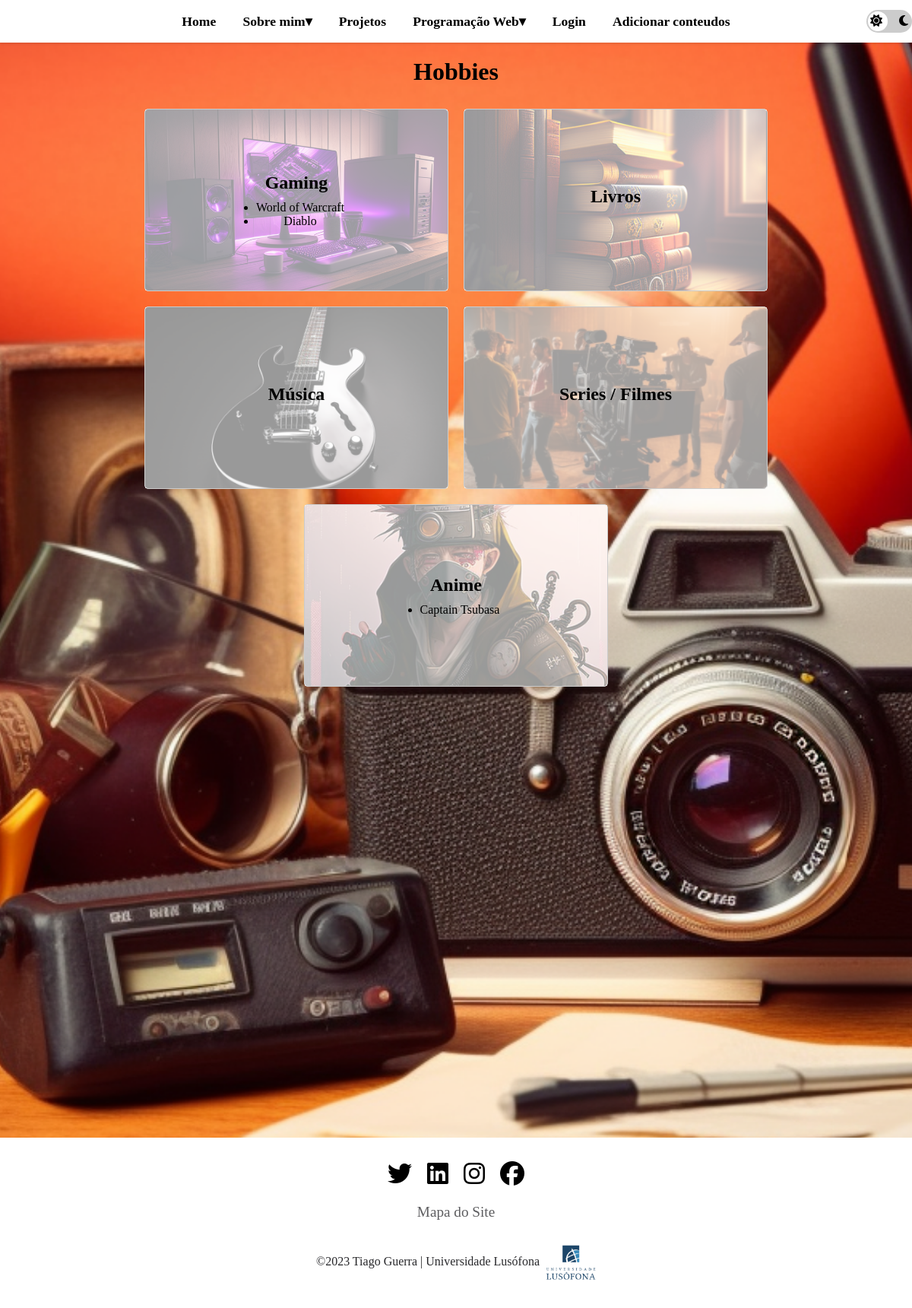
Before: /hobbies with the older database file.
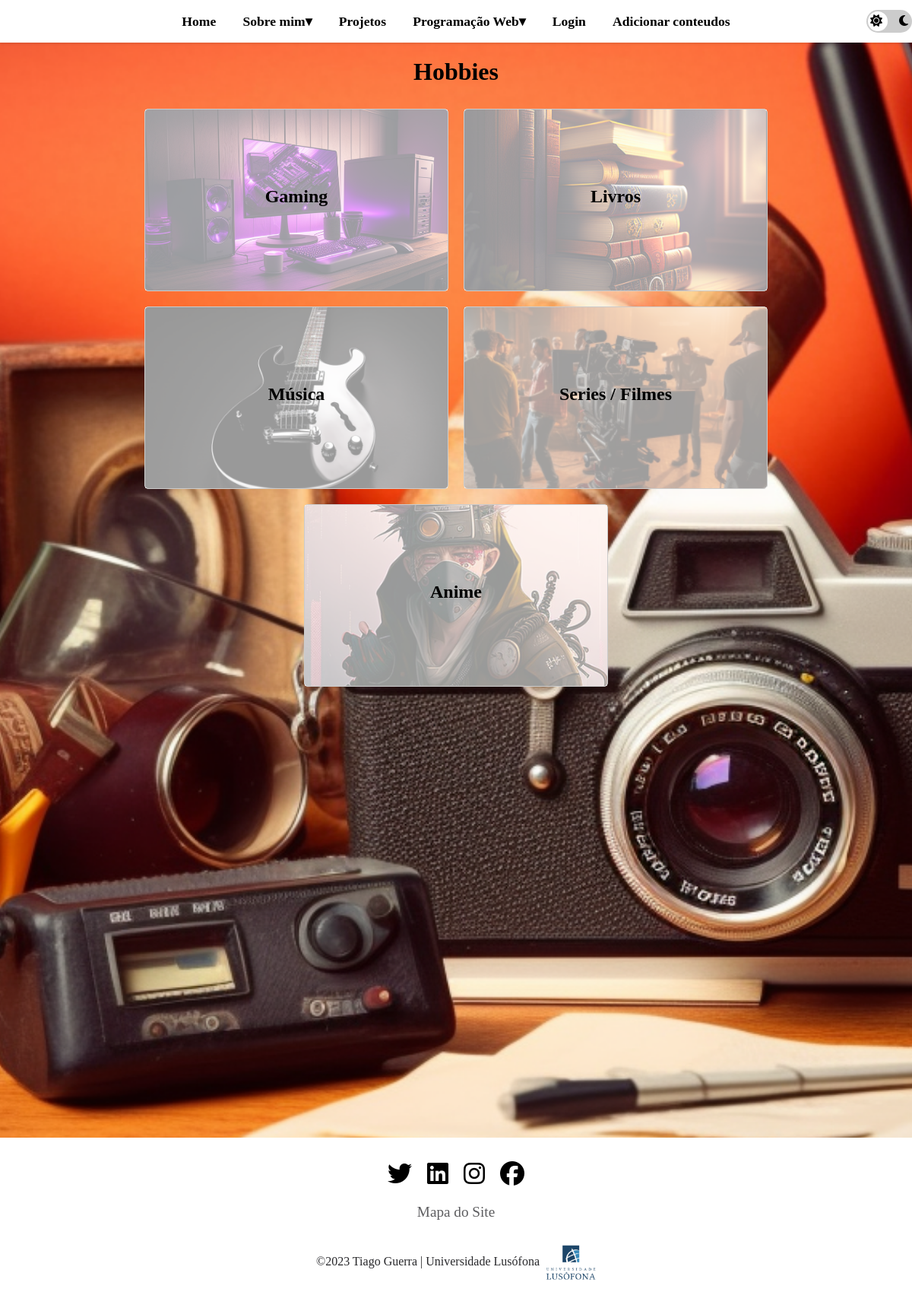
After: the same page with the newer database file.
### portfolio/models.py (models this page shows, shortened)
class Hobby(models.Model):
    GAMING = 'GAMING'
    LIVRO = 'LIVROS'
    AUDIO = 'AUDIO'
    TV = 'TV'
    ANIME = 'ANIME'
    TIPO_HOBBY = [
        (GAMING, 'GAMING'),
        (LIVRO, 'LIVROS'),
        (AUDIO, 'AUDIO'),
        (TV, 'TV'),
        (ANIME, 'ANIME')
    ]
    categoria = models.CharField(
        max_length=15,
        choices=TIPO_HOBBY,
        default=ANIME,
        blank=True
    )
    descricao = models.CharField(max_length=100, blank=True)

### portfolio/views.py (the view)
# urls.py: path('hobbies', views.hobbies_page_view, name='hobbies'),
def hobbies_page_view(request):
    listaGaming = Hobby.objects.all().filter(categoria='GAMING')
    listaLivros = Hobby.objects.all().filter(categoria='LIVROS')
    listaMusicas = Hobby.objects.all().filter(categoria='AUDIO')
    listaTV = Hobby.objects.all().filter(categoria='TV')
    listaAnimes = Hobby.objects.all().filter(categoria='ANIME')
    context = {
        'listaGaming': listaGaming,
        'listaLivros': listaLivros,
        'listaMusicas': listaMusicas,
        'listaTV': listaTV,
        'listaAnimes': listaAnimes
    }
    return render(request, 'portfolio/hobbies.html', context)

### portfolio/templates/portfolio/hobbies.html (shortened to what this page needs)
{% extends 'portfolio/layout.html' %}
{% load static %}
{% block head %}
<link rel="stylesheet" href="{% static 'css/hobbies.css' %}">
{% endblock %}
{% block main %}
      <h1>Hobbies</h1>
      <div class="container">
        {% load static %}
        <div class="section" style="background-image: url({% static 'images/gaming_setup.png' %});">
          <h2>Gaming</h2>
          <ul>
              {% for game in listaGaming %}
              <li>{{ game.descricao }}</li>
              {% endfor %}
          </ul>
        </div>
        <div class="section" style="background-image: url({% static 'images/bookshelf.png' %});">
          <h2>Livros</h2>
        </div>
        <div class="section" style="background-image: url({% static 'images/musica.png' %});">
          <h2>Música</h2>
        </div>
        <div class="section" style="background-image: url({% static 'images/movies.png' %});">
          <h2>Series / Filmes</h2>
        </div>
        <div class="section" style="background-image: url({% static 'images/anime.png' %});">
          <h2>Anime</h2>
          <ul>
            {% for anime in listaAnimes %}
              <li>{{ anime.descricao }}</li>
              {% endfor %}
          </ul>
        </div>
      </div>
{% endblock %}

Changed rows visible on the page:
removed Hobby: descricao "World of Warcraft", shown under "Gaming"
removed Hobby: descricao "Diablo", shown under "Gaming"
removed Hobby: descricao "Captain Tsubasa", shown under "Anime"
